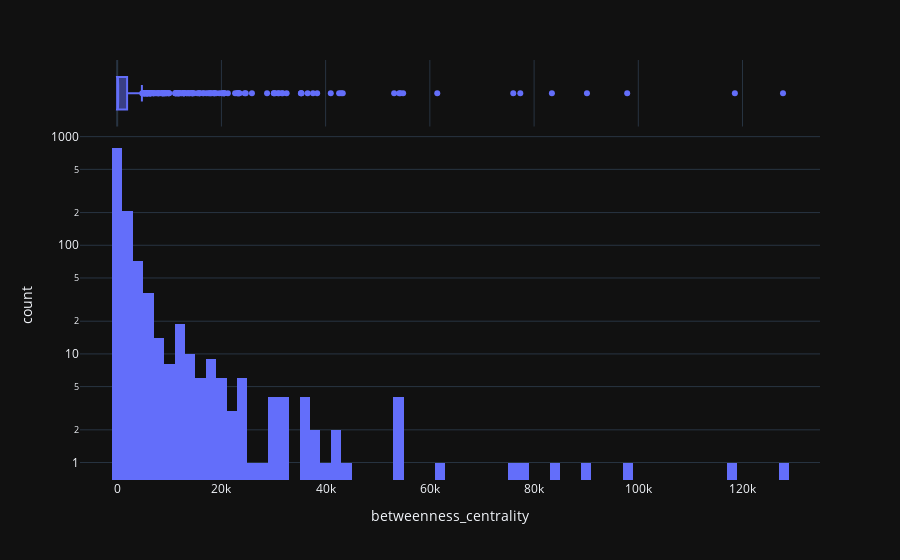

The notebook cell saved with this chart:
### Code cell
px.histogram(person_ranking, x="betweenness_centrality", marginal="box", log_y=True)

### Figure 1 — Plotly figure (JSON) as saved in the notebook; plotly's stock layout.template omitted (floating-point values rounded to 4 significant figures; data arrays with more than 128 entries replaced by an {"elided": "..."} marker saying what was removed)
{"data": [{"alignmentgroup": "True", "bingroup": "x", "hovertemplate": "betweenness_centrality=%{x}<br>count=%{y}<extra></extra>", "legendgroup": "", "marker": {"color": "#636efa", "pattern": {"shape": ""}}, "name": "", "offsetgroup": "", "orientation": "v", "showlegend": false, "x": {"elided": "1209 float values"}, "xaxis": "x", "yaxis": "y", "type": "histogram"}, {"alignmentgroup": "True", "hovertemplate": "betweenness_centrality=%{x}<extra></extra>", "legendgroup": "", "marker": {"color": "#636efa"}, "name": "", "notched": true, "offsetgroup": "", "showlegend": false, "x": {"elided": "1209 float values"}, "xaxis": "x2", "yaxis": "y2", "type": "box"}], "layout": {"xaxis": {"anchor": "y", "domain": [0.0, 1.0], "title": {"text": "betweenness_centrality"}}, "yaxis": {"anchor": "x", "domain": [0.0, 0.8316], "type": "log", "title": {"text": "count"}}, "xaxis2": {"anchor": "y2", "domain": [0.0, 1.0], "matches": "x", "showticklabels": false, "showgrid": true}, "yaxis2": {"anchor": "x2", "domain": [0.8416, 1.0], "matches": "y2", "showticklabels": false, "showline": false, "ticks": "", "showgrid": false}, "legend": {"tracegroupgap": 0}, "margin": {"t": 60}, "barmode": "relative"}}
